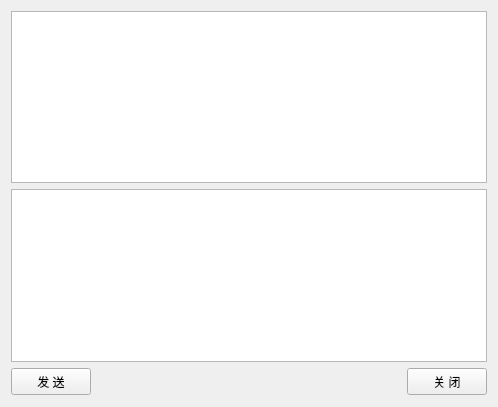
<?xml version="1.0" encoding="UTF-8"?>
<ui version="4.0">
 <class>Widget</class>
 <widget class="QWidget" name="Widget">
  <property name="geometry">
   <rect>
    <x>0</x>
    <y>0</y>
    <width>498</width>
    <height>407</height>
   </rect>
  </property>
  <property name="windowTitle">
   <string>Widget</string>
  </property>
  <layout class="QGridLayout" name="gridLayout">
   <item row="0" column="0" colspan="3">
    <widget class="QTextEdit" name="textEdit_read">
     <property name="readOnly">
      <bool>true</bool>
     </property>
    </widget>
   </item>
   <item row="1" column="0" colspan="3">
    <widget class="QTextEdit" name="textEdit_write"/>
   </item>
   <item row="2" column="0">
    <widget class="QPushButton" name="pushButton_send">
     <property name="minimumSize">
      <size>
       <width>0</width>
       <height>27</height>
      </size>
     </property>
     <property name="text">
      <string>发 送</string>
     </property>
    </widget>
   </item>
   <item row="2" column="1">
    <spacer name="horizontalSpacer">
     <property name="orientation">
      <enum>Qt::Horizontal</enum>
     </property>
     <property name="sizeHint" stdset="0">
      <size>
       <width>315</width>
       <height>28</height>
      </size>
     </property>
    </spacer>
   </item>
   <item row="2" column="2">
    <widget class="QPushButton" name="pushButton_close">
     <property name="minimumSize">
      <size>
       <width>0</width>
       <height>27</height>
      </size>
     </property>
     <property name="text">
      <string>关 闭</string>
     </property>
    </widget>
   </item>
  </layout>
 </widget>
 <layoutdefault spacing="6" margin="11"/>
 <resources/>
 <connections/>
</ui>
